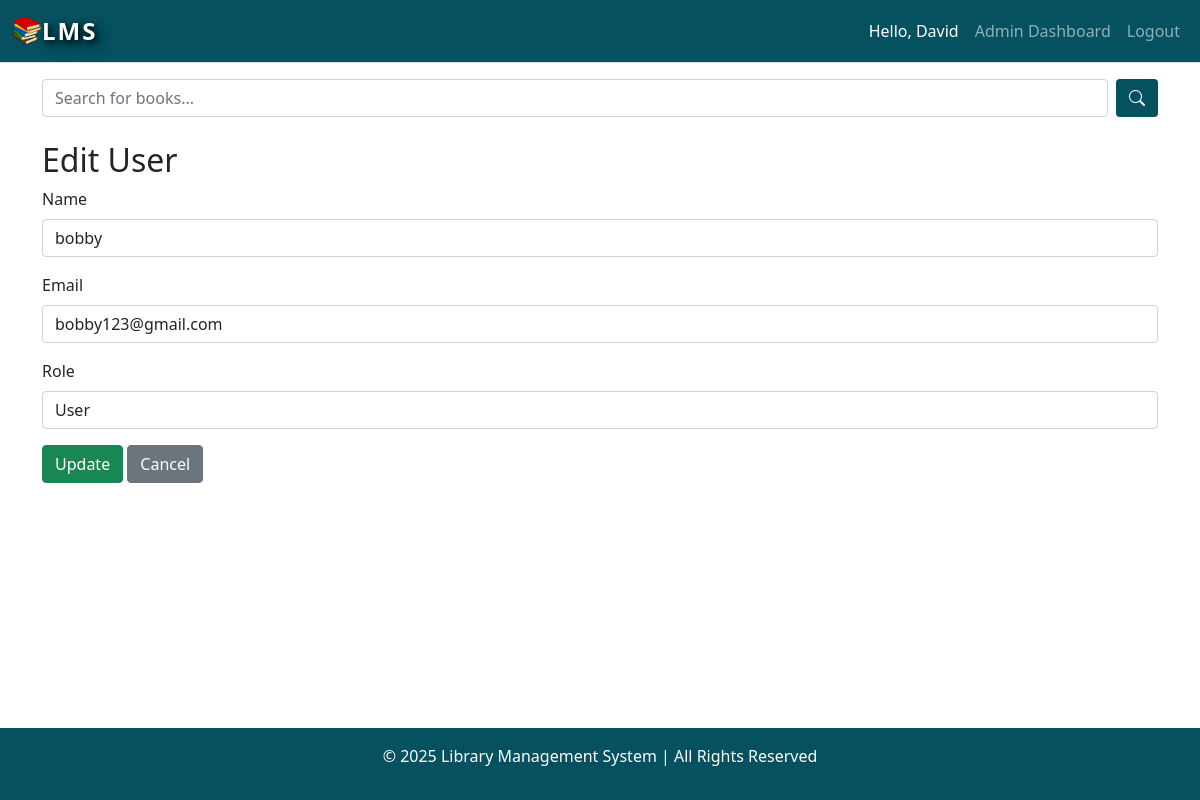
The page /public/admin/edit/17 (signed in) on the database its author committed.
### tables this page shows
CREATE TABLE `users` (
  `id` int(11) NOT NULL,
  `name` varchar(100) NOT NULL,
  `email` varchar(150) NOT NULL,
  `password` varchar(255) NOT NULL,
  `role` enum('admin','user') DEFAULT 'user',
  `created_at` timestamp NOT NULL DEFAULT current_timestamp()
);

### app/controllers/Admin.php (called while the page is built, shortened)
<?php
require_once dirname(__DIR__) . "/models/User.php";
class Admin
{
    public function edit($id)
    {
        $userModel = new User();
        $user = $userModel->getUserById($id);
        $this->view("admin/edit", ["user" => $user]);
    }
}
?>

### app/core/App.php (called while the page is built, shortened)
<?php
class App
{
    private $method = 'index';
    private function splitUrl()
    {
        $Url = $_GET['url'] ?? 'home';
        $Url = explode("/", trim($Url, "/"));
        return $Url;
    }
    public function loadController()
    {
        $URL = $this->splitUrl();
        $controllerName = ucfirst(strtolower($URL[0]));
        $baseDir = dirname(__DIR__);
        $controllerFile = $baseDir . "/controllers/" . $controllerName .".php";
        if (file_exists($controllerFile)) {
            unset($URL[0]);
        }else {
            require_once $baseDir."/controllers/_404.php";
            $this->controller = "_404";
        }
        $controller = new $this->controller();
        if (!empty($URL[1]) && method_exists($controller, $URL[1])) {
            $this->method = $URL[1];
            unset($URL[1]);
        }
        call_user_func_array([$controller,$this->method],$URL);
    }
}

### public/index.php (called while the page is built, shortened)
<?php
$app = new App();
$app->loadController();

### app/core/Database.php (called while the page is built, shortened)
<?php
class Database
{
    private static $instance = null;
    private $pdo;
    private function __construct()
    {
        try {
            $dsn = "mysql:host=" . DBHOST . ";dbname=" . DBNAME . ";charset=utf8mb4";
            $this->pdo = new PDO($dsn, DBUSER, DBPASS);
            $this->pdo->setAttribute(PDO::ATTR_ERRMODE, PDO::ERRMODE_EXCEPTION);
            $this->pdo->setAttribute(PDO::ATTR_DEFAULT_FETCH_MODE, PDO::FETCH_ASSOC);
        } catch (PDOException $e) {
            die("Database Connection Error: " . $e->getMessage());
        }
    }
    public static function getInstance()
    {
        if (self::$instance === null) {
            self::$instance = new self();
        }
        return self::$instance;
    }
    public function query($sql, $params = [])
    {
        $stmt = $this->pdo->prepare($sql);
        if (!empty($params) && is_array($params)) {
            $stmt->execute($params);
        } else {
            $stmt->execute();
        }
        return $stmt;
    }
}

### app/core/Model.php (called while the page is built, shortened)
<?php
abstract class Model
{
    public function __construct()
    {
        $this->db = Database::getInstance();
    }
}

### app/models/User.php (called while the page is built, shortened)
<?php
class User extends Model
{
    public function getUserById($id)
    {
        $query = "SELECT * FROM users WHERE id = ?";
        $result = $this->db->query($query, [$id]);
        return $result ? $result->fetch(PDO::FETCH_ASSOC) : null;
    }
}

### app/views/admin/edit.view.php (the view, shortened to what this page needs)
<?php require_once dirname(__DIR__) . "/layouts/header.view.php"; ?>
<div class="container mt-4">
    <h2>Edit User</h2>
    <form action="<?= ROOT ?>/admin/update" method="POST">
        <div class="mb-3">
            <label class="form-label">Name</label>
            <input type="text" name="name" class="form-control" value="<?= htmlspecialchars($user['name']) ?>" required>
        </div>
        <div class="mb-3">
            <label class="form-label">Email</label>
            <input type="email" name="email" class="form-control" value="<?= htmlspecialchars($user['email']) ?>" required>
        </div>
        <div class="mb-3">
            <label class="form-label">Role</label>
            <select name="role" class="form-control">
                <option value="user" <?= $user['role'] === 'user' ? 'selected' : '' ?>>User</option>
            </select>
        </div>
        <button type="submit" class="btn btn-success">Update</button>
        <a href="<?= ROOT ?>/admin/users" class="btn btn-secondary">Cancel</a>
    </form>
</div>
<?php require_once dirname(__DIR__) . "/layouts/footer.view.php"; ?>

### public/assets/css/style.css (style rules this page uses)
html, body { height: 100%; margin: 0; display: flex; flex-direction: column; }

### rows shown on the page
users: name "bobby", email "bobby123@gmail.com", role "User"

### other values the page prints
$_SESSION['user_name'] "David"
